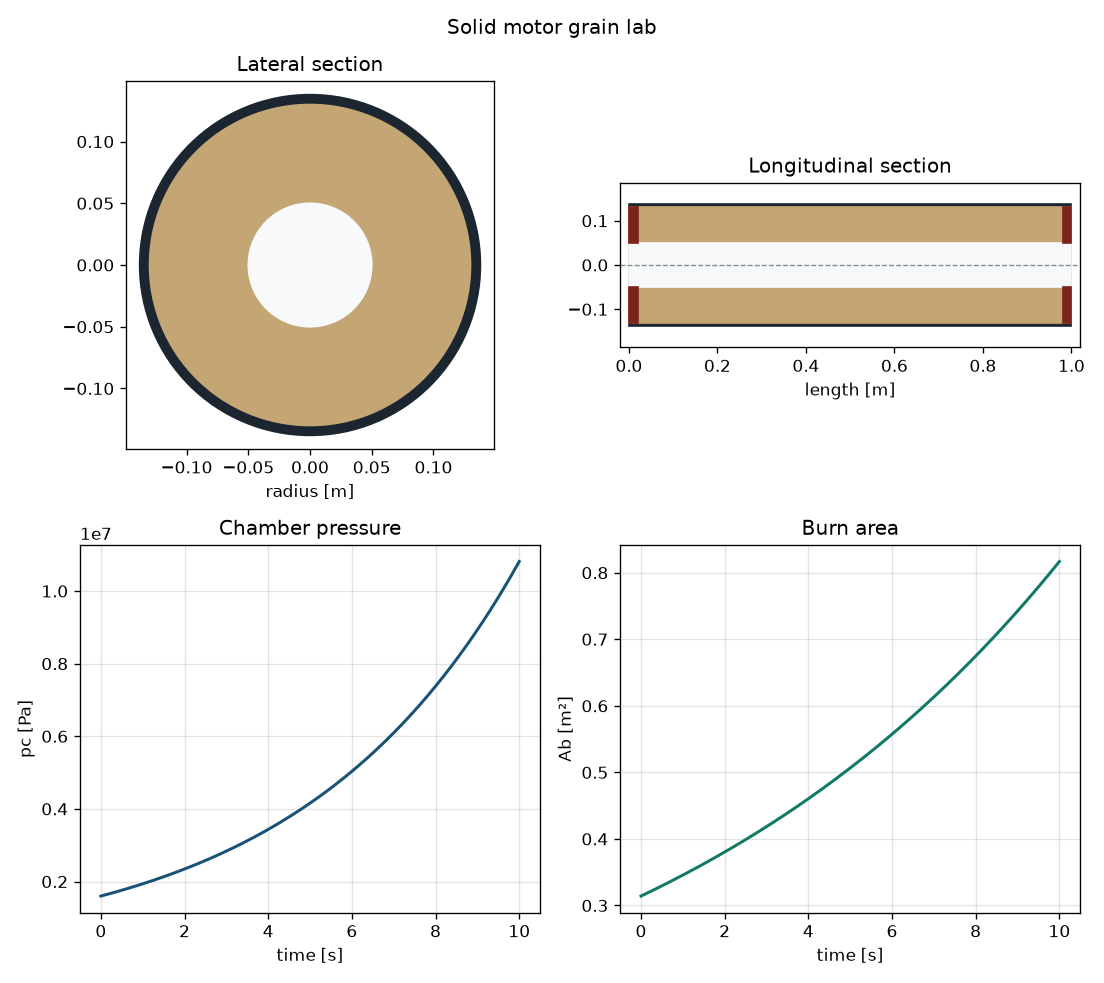

Write the Python code that produced this figure.
#!/usr/bin/env python3
"""Bake a self-contained solid-motor grain lab.

The HTML page recomputes in the browser. This program seeds that page and
prints the same initial point.
"""

from __future__ import annotations

import argparse
import json
import math
import shutil
import subprocess
import sys
import tempfile
import webbrowser
from pathlib import Path

import matplotlib

matplotlib.use("Agg")
import matplotlib.pyplot as plt

SKILL_DIR = Path(__file__).resolve().parent
ROOT = SKILL_DIR.parent
sys.path.insert(0, str(ROOT / "ROCKET - CircularPortGrainHistory"))
sys.path.insert(0, str(ROOT / "ROCKET - ChamberVolumeAndCaseHoopStress"))

import chamber_case  # noqa: E402
import circular_port_grain_history as grain  # noqa: E402

PLOT_TITLE = "Solid motor grain lab"
JS_FILES = (
    "solid_params.js",
    "case_hoop.js",
    "grain_history.js",
    "lab.js",
)
DEFAULT_PORT = 0.05
DEFAULT_LENGTH = 1.0
DEFAULT_WEB = 0.08
DEFAULT_KN = 120.0
DEFAULT_RHO = 1800.0
DEFAULT_CSTAR = 1550.0
DEFAULT_BURN_S = 10.0
ASSUMPTIONS = (
    "interactive circular-port grain lab seed; inhibited ends; "
    "Ab = 2*pi*r*L; Ro = Rp + web; Kn = Ab0/At so At = Ab0/Kn; "
    "rburn = a*pc**n; pc = (K*a*rho_b*c*)**(1/(1-n)); "
    "K = Ab/At at the instantaneous port; "
    "case hoop uses Ro as the case radius, sigma_h = pc*Ro/t; "
    "MS = allowable/sigma_h - 1 at peak pc; "
    "sections show ignition geometry; "
    "constant a, n, rho_b, and c*; quasi-steady mass balance; "
    "no erosive burning; n < 1; optional sliver percent stops the history; "
    "the HTML page recomputes these relations in the browser"
)


class DesignError(Exception):
    """The seed is not a usable grain point."""


def print_kv(key: str, value: object) -> None:
    if isinstance(value, float):
        text = f"{value:.8g}"
    else:
        text = str(value)
    print(f"{key}: {text}")


def default_a() -> float:
    """Saint Robert a for a 10 s burn at n = 1/2 on the default grain."""
    outer = DEFAULT_PORT + DEFAULT_WEB
    numer = math.log(outer / DEFAULT_PORT) * DEFAULT_PORT
    denom = DEFAULT_BURN_S * DEFAULT_KN * DEFAULT_RHO * DEFAULT_CSTAR
    return math.sqrt(numer / denom)


def default_seed() -> dict:
    return {
        "web": DEFAULT_WEB,
        "port": DEFAULT_PORT,
        "kn": DEFAULT_KN,
        "length": DEFAULT_LENGTH,
        "a": default_a(),
        "n": 0.5,
        "rho": DEFAULT_RHO,
        "cstar": DEFAULT_CSTAR,
        "thickness": 0.008,
        "allowable": 2.5e8,
        "sliver": 0.0,
    }


def _positive(name: str, value: float) -> float:
    if isinstance(value, bool) or not isinstance(value, (int, float)):
        raise DesignError(f"{name} must be finite and > 0")
    number = float(value)
    if not math.isfinite(number) or number <= 0.0:
        raise DesignError(f"{name} must be finite and > 0")
    return number


def evaluate(seed: dict) -> dict:
    """Grain point. Field names match Lab.evaluate in js/lab.js."""
    web = _positive("web", seed["web"])
    port = _positive("port radius", seed["port"])
    kn = _positive("Kn", seed["kn"])
    length = _positive("grain length", seed["length"])
    a = _positive("burn-rate coefficient", seed["a"])
    n = float(seed["n"])
    rho = _positive("propellant density", seed["rho"])
    cstar = _positive("c*", seed["cstar"])
    thickness = _positive("wall thickness", seed["thickness"])
    allowable = _positive("allowable stress", seed["allowable"])
    sliver_percent = float(seed["sliver"])
    if not math.isfinite(n) or n >= 1.0:
        raise DesignError("burn-rate exponent n must be finite and < 1")
    if not math.isfinite(sliver_percent) or sliver_percent < 0.0 or sliver_percent >= 100.0:
        raise DesignError("sliver percent must be finite and in [0, 100)")
    outer = port + web
    sliver = sliver_percent / 100.0
    ab0 = grain.circular_port_burning_area(port, length)
    throat = ab0 / kn
    grain.validate_ballistics(a, n, throat, rho, cstar)
    burning_area_ratio, equilibrium_chamber_pressure, burn_rate = grain.load_solid()
    hist = grain.history(
        a,
        n,
        throat,
        rho,
        cstar,
        port,
        length,
        outer,
        sliver,
        burning_area_ratio,
        equilibrium_chamber_pressure,
        burn_rate,
    )
    pcs = list(hist["pc"])
    hoop = [chamber_case.hoop_stress(pc, outer, thickness) for pc in pcs]
    margin = [chamber_case.margin_of_safety(allowable, stress) for stress in hoop]
    i_max = max(range(len(pcs)), key=pcs.__getitem__)
    return {
        "ok": True,
        "error": None,
        "web": web,
        "port": port,
        "kn": kn,
        "length": length,
        "a": a,
        "n": n,
        "rho": rho,
        "cstar": cstar,
        "thickness": thickness,
        "allowable": allowable,
        "sliver": sliver,
        "sliverPercent": sliver_percent,
        "Ro": outer,
        "At": throat,
        "Ab0": ab0,
        "w0": hist["w0_m"],
        "tBurn": hist["t_burn_s"],
        "KInitial": hist["K_initial"],
        "KBurnout": hist["K_burnout"],
        "pcInitial": hist["pc_initial_Pa"],
        "pcBurnout": hist["pc_burnout_Pa"],
        "pcMax": pcs[i_max],
        "wremBurnout": hist["wrem_end_m"],
        "AbBurnout": hist["Ab_burnout_m2"],
        "rEnd": hist["r_end_m"],
        "hoopMax": hoop[i_max],
        "marginMin": margin[i_max],
        "thinWall": chamber_case.thin_wall(outer, thickness),
        "tOverR": thickness / outer,
        "nSamples": len(hist["times"]),
        "times": list(hist["times"]),
        "pc": pcs,
        "Ab": list(hist["Ab"]),
        "wrem": list(hist["wrem"]),
        "K": list(hist["K"]),
        "radius": list(hist["radius"]),
        "hoop": hoop,
        "margin": margin,
    }


def design_point(seed: dict) -> dict:
    try:
        return evaluate(seed)
    except (DesignError, ValueError) as exc:
        return {"ok": False, "error": str(exc)}


def read_lab_js() -> str:
    parts = []
    for name in JS_FILES:
        parts.append((SKILL_DIR / "js" / name).read_text(encoding="utf-8"))
    return "\n".join(parts)


def embed_json(payload: object) -> str:
    return json.dumps(payload, separators=(",", ":")).replace("<", "\\u003c")


def bake_html(seed: dict) -> str:
    template = (SKILL_DIR / "viewer" / "template.html").read_text(encoding="utf-8")
    html = template.replace("__TITLE__", PLOT_TITLE)
    html = html.replace("__SEED_JSON__", embed_json(seed))
    html = html.replace("__LAB_JS__", read_lab_js().replace("</", "<\\/"))
    if "__TITLE__" in html or "__SEED_JSON__" in html or "__LAB_JS__" in html:
        raise DesignError("viewer template still contains a placeholder")
    return html


def _draw_lateral(ax, result: dict) -> None:
    outer = result["Ro"] + result["thickness"]
    case = plt.Circle((0.0, 0.0), outer, color="#1b2631")
    grain_disk = plt.Circle((0.0, 0.0), result["Ro"], color="#c4a574")
    port = plt.Circle((0.0, 0.0), result["port"], color="#f7f9fb")
    ax.add_patch(case)
    ax.add_patch(grain_disk)
    ax.add_patch(port)
    ax.set_aspect("equal", adjustable="box")
    limit = outer * 1.08
    ax.set_xlim(-limit, limit)
    ax.set_ylim(-limit, limit)
    ax.set_title("Lateral section")
    ax.set_xlabel("radius [m]")


def _draw_longitudinal(ax, result: dict) -> None:
    length = result["length"]
    outer = result["Ro"] + result["thickness"]
    cap = min(0.03 * length, 0.02)
    ax.add_patch(plt.Rectangle((0.0, -outer), length, 2.0 * outer, color="#1b2631"))
    ax.add_patch(plt.Rectangle((0.0, -result["Ro"]), length, 2.0 * result["Ro"], color="#c4a574"))
    ax.add_patch(plt.Rectangle((0.0, -result["port"]), length, 2.0 * result["port"], color="#f7f9fb"))
    web = result["Ro"] - result["port"]
    for x0, y0 in (
        (0.0, result["port"]),
        (0.0, -result["Ro"]),
        (length - cap, result["port"]),
        (length - cap, -result["Ro"]),
    ):
        ax.add_patch(plt.Rectangle((x0, y0), cap, web, color="#7b241c"))
    ax.axhline(0.0, color="#7f8c8d", lw=0.8, ls="--")
    ax.set_aspect("equal", adjustable="box")
    ax.set_xlim(-0.02 * length, length * 1.02)
    ax.set_ylim(-outer * 1.35, outer * 1.35)
    ax.set_title("Longitudinal section")
    ax.set_xlabel("length [m]")


def write_png(path: Path, result: dict) -> None:
    fig, axes = plt.subplots(2, 2, figsize=(9.2, 8.2))
    _draw_lateral(axes[0, 0], result)
    _draw_longitudinal(axes[0, 1], result)
    axes[1, 0].plot(result["times"], result["pc"], color="#1a5276", linewidth=1.8)
    axes[1, 0].set_title("Chamber pressure")
    axes[1, 0].set_xlabel("time [s]")
    axes[1, 0].set_ylabel("pc [Pa]")
    axes[1, 0].grid(True, alpha=0.35)
    axes[1, 1].plot(result["times"], result["Ab"], color="#117a65", linewidth=1.8)
    axes[1, 1].set_title("Burn area")
    axes[1, 1].set_xlabel("time [s]")
    axes[1, 1].set_ylabel("Ab [m²]")
    axes[1, 1].grid(True, alpha=0.35)
    fig.suptitle(PLOT_TITLE)
    fig.tight_layout()
    path.parent.mkdir(parents=True, exist_ok=True)
    fig.savefig(path, dpi=120)
    plt.close(fig)


def emit(result: dict, png: Path, html: Path) -> None:
    print_kv("title", PLOT_TITLE)
    print_kv("assumptions", ASSUMPTIONS)
    print_kv("a", result["a"])
    print_kv("n", result["n"])
    print_kv("rho_b_kg_m3", result["rho"])
    print_kv("cstar_m_s", result["cstar"])
    print_kv("web_m", result["web"])
    print_kv("Rp_m", result["port"])
    print_kv("Ro_m", result["Ro"])
    print_kv("L_m", result["length"])
    print_kv("Kn", result["kn"])
    print_kv("At_m2", result["At"])
    print_kv("Ab0_m2", result["Ab0"])
    print_kv("w0_m", result["w0"])
    print_kv("sliver_percent", result["sliverPercent"])
    print_kv("t_burn_s", result["tBurn"])
    print_kv("K_initial", result["KInitial"])
    print_kv("K_burnout", result["KBurnout"])
    print_kv("pc_initial_Pa", result["pcInitial"])
    print_kv("pc_burnout_Pa", result["pcBurnout"])
    print_kv("pc_max_Pa", result["pcMax"])
    print_kv("Ab_burnout_m2", result["AbBurnout"])
    print_kv("wrem_burnout_m", result["wremBurnout"])
    print_kv("case_thickness_m", result["thickness"])
    print_kv("allowable_Pa", result["allowable"])
    print_kv("t_over_R", result["tOverR"])
    print_kv("thin_wall", result["thinWall"])
    print_kv("hoop_max_Pa", result["hoopMax"])
    print_kv("margin_at_pc_max", result["marginMin"])
    print_kv("n_samples", result["nSamples"])
    print_kv("graph", str(png.resolve()))
    print_kv("viewer", str(html.resolve()))


def seed_from_args(ns: argparse.Namespace) -> dict:
    seed = default_seed()
    seed["web"] = ns.web
    seed["port"] = ns.port
    seed["kn"] = ns.kn
    seed["length"] = ns.length
    seed["a"] = ns.a
    seed["n"] = ns.n
    seed["rho"] = ns.rho
    seed["cstar"] = ns.cstar
    seed["thickness"] = ns.thickness
    seed["allowable"] = ns.allowable
    seed["sliver"] = ns.sliver
    return seed


def _close(actual: object, expected: object) -> bool:
    if isinstance(actual, str) or isinstance(expected, str):
        return actual == expected
    if isinstance(actual, bool) or isinstance(expected, bool):
        return actual is expected
    scale = max(abs(float(actual)), abs(float(expected)), 1.0)
    return abs(float(actual) - float(expected)) <= 1e-5 * scale


PARITY_KEYS = (
    "ok",
    "Ro",
    "At",
    "Ab0",
    "tBurn",
    "pcInitial",
    "pcBurnout",
    "pcMax",
    "wremBurnout",
    "AbBurnout",
    "KInitial",
    "KBurnout",
    "hoopMax",
    "marginMin",
    "thinWall",
    "nSamples",
)


def node_parity(cases: list[tuple[str, dict, dict]]) -> str:
    node = shutil.which("node")
    if node is None:
        return "skipped"
    runner = r"""
const vm = require("vm");
const fs = require("fs");
const code = fs.readFileSync(process.argv[2], "utf8");
const payload = JSON.parse(fs.readFileSync(process.argv[3], "utf8"));
const context = { Math: Math, console: console, isFinite: isFinite };
vm.createContext(context);
vm.runInContext(code, context);
const designs = payload.cases.map(function (item) {
  return context.Lab.computeDesign(item.seed);
});
process.stdout.write(JSON.stringify({ designs: designs }));
"""
    with tempfile.TemporaryDirectory() as folder:
        root = Path(folder)
        script = root / "run.js"
        payload = root / "payload.json"
        source = root / "lab.js"
        script.write_text(runner, encoding="utf-8")
        source.write_text(read_lab_js(), encoding="utf-8")
        payload.write_text(
            json.dumps({"cases": [{"name": name, "seed": seed} for name, seed, _expected in cases]}),
            encoding="utf-8",
        )
        completed = subprocess.run(
            [node, str(script), str(source), str(payload)],
            text=True,
            capture_output=True,
            check=False,
        )
        if completed.returncode != 0:
            raise DesignError(completed.stderr.strip() or "node parity failed")
        report = json.loads(completed.stdout)
    for (name, _seed, expected), got in zip(cases, report["designs"]):
        if not got.get("ok"):
            raise DesignError(f"{name} JS design failed: {got.get('error')}")
        for key in PARITY_KEYS:
            if not _close(got.get(key), expected.get(key)):
                raise DesignError(
                    f"{name} {key}: JS {got.get(key)!r} != Python {expected.get(key)!r}"
                )
        for series in ("times", "pc", "Ab", "wrem", "margin"):
            js_series = got.get(series) or []
            py_series = expected.get(series) or []
            if len(js_series) != len(py_series):
                raise DesignError(f"{name} {series} length {len(js_series)} != {len(py_series)}")
            for index in (0, 100, len(py_series) - 1):
                if not _close(js_series[index], py_series[index]):
                    raise DesignError(
                        f"{name} {series}[{index}]: JS {js_series[index]!r} != Python {py_series[index]!r}"
                    )
    return "pass"


def run_check() -> int:
    seed = default_seed()
    point = design_point(seed)
    if not point["ok"]:
        print(f"CHECK FAIL: {point['error']}", file=sys.stderr)
        return 1
    if not _close(point["tBurn"], DEFAULT_BURN_S):
        print(f"CHECK FAIL: t_burn = {point['tBurn']}, expected {DEFAULT_BURN_S}", file=sys.stderr)
        return 1
    if not _close(point["Ro"], DEFAULT_PORT + DEFAULT_WEB):
        print("CHECK FAIL: outer radius is not port plus web", file=sys.stderr)
        return 1
    if point["marginMin"] <= 0.0 or point["thinWall"] != "yes":
        print("CHECK FAIL: default case is not a thin wall with positive margin", file=sys.stderr)
        return 1
    if point["nSamples"] != grain.N_CURVE:
        print("CHECK FAIL: sample count is not the grain-history curve length", file=sys.stderr)
        return 1
    if point["times"][0] != 0.0:
        print("CHECK FAIL: history must start at t = 0", file=sys.stderr)
        return 1
    burning_area_ratio, equilibrium_chamber_pressure, burn_rate = grain.load_solid()
    hist = grain.history(
        seed["a"],
        seed["n"],
        point["At"],
        seed["rho"],
        seed["cstar"],
        seed["port"],
        seed["length"],
        point["Ro"],
        0.0,
        burning_area_ratio,
        equilibrium_chamber_pressure,
        burn_rate,
    )
    if not _close(point["tBurn"], hist["t_burn_s"]):
        print("CHECK FAIL: burn time does not match circular_port_grain_history", file=sys.stderr)
        return 1
    if not _close(point["pcInitial"], hist["pc_initial_Pa"]):
        print("CHECK FAIL: initial pc does not match circular_port_grain_history", file=sys.stderr)
        return 1
    if not _close(point["pc"][-1], hist["pc"][-1]):
        print("CHECK FAIL: burnout pc does not match circular_port_grain_history", file=sys.stderr)
        return 1
    if not _close(point["Ab"][100], hist["Ab"][100]):
        print("CHECK FAIL: burn area does not match circular_port_grain_history", file=sys.stderr)
        return 1
    hoop = chamber_case.hoop_stress(point["pcMax"], point["Ro"], point["thickness"])
    margin = chamber_case.margin_of_safety(point["allowable"], hoop)
    if not _close(point["hoopMax"], hoop) or not _close(point["marginMin"], margin):
        print("CHECK FAIL: hoop or margin does not match chamber_case", file=sys.stderr)
        return 1
    sliver_seed = default_seed()
    sliver_seed["sliver"] = 25.0
    sliver_point = design_point(sliver_seed)
    if not sliver_point["ok"]:
        print(f"CHECK FAIL: {sliver_point['error']}", file=sys.stderr)
        return 1
    if not (sliver_point["tBurn"] < point["tBurn"]):
        print("CHECK FAIL: sliver must shorten the burn", file=sys.stderr)
        return 1
    with tempfile.TemporaryDirectory() as folder:
        root = Path(folder)
        html = bake_html(seed)
        (root / "lab.html").write_text(html, encoding="utf-8")
        if any(token in html for token in ("__TITLE__", "__SEED_JSON__", "__LAB_JS__")):
            print("CHECK FAIL: placeholder left in HTML", file=sys.stderr)
            return 1
        if "<script src=" in html.lower():
            print("CHECK FAIL: HTML loads an external script", file=sys.stderr)
            return 1
        if "addEventListener" not in html or 'id="lateral"' not in html:
            print("CHECK FAIL: HTML is missing the live grain panels", file=sys.stderr)
            return 1
        png = root / "grain.png"
        write_png(png, point)
        if not png.is_file() or png.stat().st_size < 8:
            print("CHECK FAIL: PNG was not written", file=sys.stderr)
            return 1
    try:
        parity = node_parity([("seed", seed, point), ("sliver", sliver_seed, sliver_point)])
    except DesignError as exc:
        print(f"CHECK FAIL: {exc}", file=sys.stderr)
        return 1
    print("check: pass")
    print_kv("node_parity", parity)
    print_kv("At_m2", point["At"])
    print_kv("t_burn_s", point["tBurn"])
    print_kv("pc_max_Pa", point["pcMax"])
    print_kv("margin_at_pc_max", point["marginMin"])
    return 0


def parse_args(argv: list[str] | None = None) -> argparse.Namespace:
    seed = default_seed()
    parser = argparse.ArgumentParser(
        description="Bake an interactive solid-motor circular-port grain page."
    )
    parser.add_argument("--web", type=float, default=seed["web"], help="initial web [m]")
    parser.add_argument("--port", type=float, default=seed["port"], help="initial port radius [m]")
    parser.add_argument("--kn", type=float, default=seed["kn"], help="ignition burning-area ratio Kn")
    parser.add_argument("--length", type=float, default=seed["length"], help="grain length [m]")
    parser.add_argument("--a", type=float, default=seed["a"], help="burn-rate coefficient a [m/(s·Pa^n)]")
    parser.add_argument("--n", type=float, default=seed["n"], help="burn-rate pressure exponent n")
    parser.add_argument("--rho", type=float, default=seed["rho"], help="propellant density [kg/m^3]")
    parser.add_argument("--cstar", type=float, default=seed["cstar"], help="characteristic velocity [m/s]")
    parser.add_argument("--thickness", type=float, default=seed["thickness"], help="case wall thickness [m]")
    parser.add_argument("--allowable", type=float, default=seed["allowable"], help="allowable case stress [Pa]")
    parser.add_argument("--sliver", type=float, default=seed["sliver"], help="sliver volume percent")
    parser.add_argument("--out", type=str, default=None, help="PNG path; HTML uses the same stem")
    parser.add_argument("--open", action="store_true", help="open the HTML viewer in a browser")
    parser.add_argument("--check", action="store_true", help="run built-in consistency checks")
    return parser.parse_args(argv)


def main(argv: list[str] | None = None) -> int:
    args = parse_args(argv)
    if args.check:
        return run_check()
    try:
        seed = seed_from_args(args)
        result = design_point(seed)
    except DesignError as exc:
        print(f"error: {exc}", file=sys.stderr)
        return 2
    if not result["ok"]:
        print(f"error: {result['error']}", file=sys.stderr)
        return 2
    out = Path(args.out) if args.out else SKILL_DIR / "solid_motor_grain_lab.png"
    if out.suffix.lower() != ".png":
        out = out.with_suffix(".png")
    html_path = out.with_suffix(".html")
    try:
        write_png(out, result)
        html_path.write_text(bake_html(seed), encoding="utf-8")
    except OSError as exc:
        print(f"error: {exc}", file=sys.stderr)
        return 1
    emit(result, out, html_path)
    if args.open:
        webbrowser.open(html_path.resolve().as_uri())
    return 0


if __name__ == "__main__":
    sys.exit(main())
